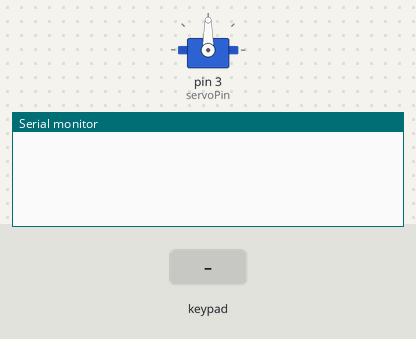
Recording of a sketch running on a simulated Arduino Uno, built with avr-gcc and run on an emulated ATmega328P. On the bench: servo, the last lines printed to the serial monitor. The test bench sets the inputs (shaded band).

Above: at 1.2 s.
1.3 s: key '1' pressed
At 2.2 s:
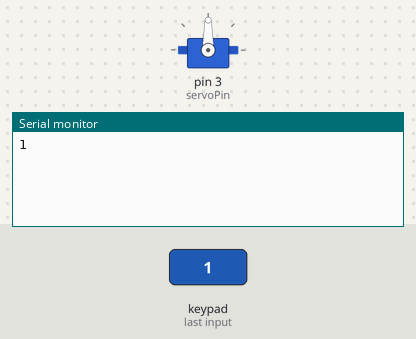
2.8 s: keypad keys 1 1 1 0 9 8 # pressed 0.4 s apart
At 5.7 s:
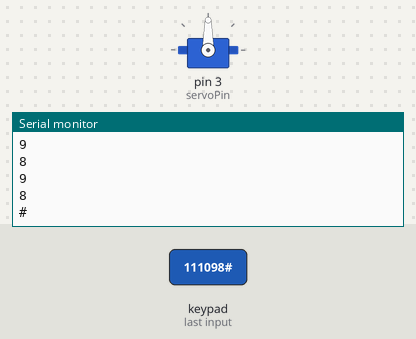
7.1 s: key 'B' pressed
At 8.3 s:
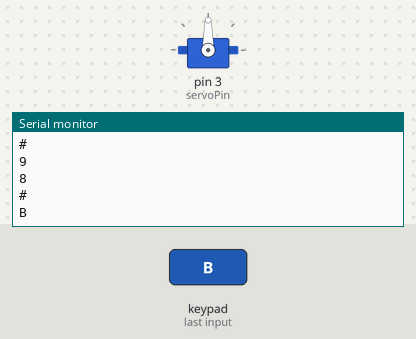
8.6 s: keypad keys 1 1 1 0 9 8 * pressed 0.4 s apart
At 12.0 s:
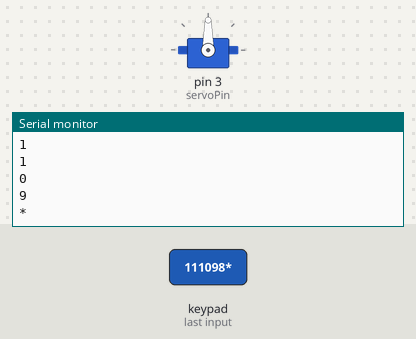
12.9 s: key 'C' pressed
At 13.9 s:
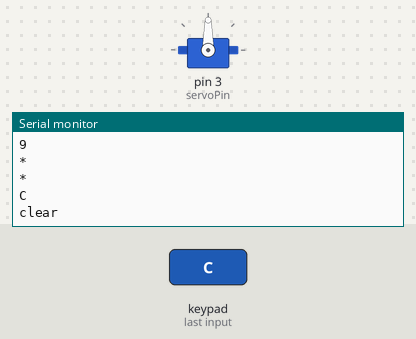
14.4 s: keypad keys 1 1 1 0 9 8 D pressed 0.4 s apart
At 17.9 s:
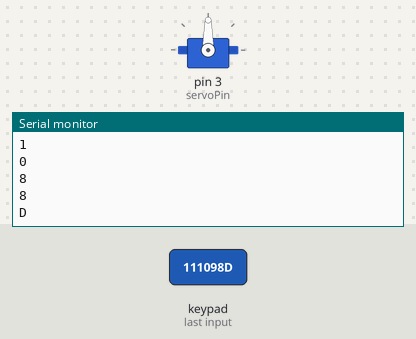
Timing chart, 0 to 19.4 s (numbered marks = the images above; inputs shaded):
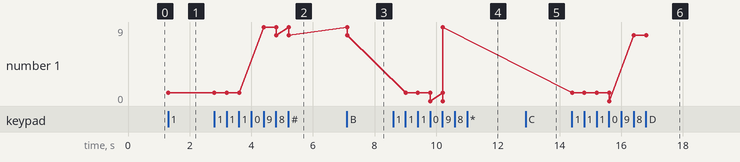

Measured:
- after the input at 1.3 s, the serial monitor: prints a new line at once (image 1)
- after the input at 2.8 s, the serial monitor: prints a new line after 1.6 s (image 2)
- after the input at 7.1 s, the serial monitor: prints a new line at once (image 3)
- after the input at 8.6 s, the serial monitor: prints a new line after 0.41 s (image 4)
- after the input at 12.9 s, the serial monitor: prints a new line at once (image 5)
- after the input at 14.4 s, the serial monitor: prints a new line at once (image 6)
- plotted number 1: 1 → 8 after the input at 2.8 s, 9 → 8 after the input at 14.4 s

The sketch:

keylock.ino
```cpp
#include <Servo.h> // Подклоючаем библиотеку Servo
#include <Keypad.h> // Подключаем библиотеку Keypad
const byte ROWS = 4; // 4 строки
const byte COLS = 4; // 4 столбца
char keys[ROWS][COLS] = {
  {'1','2','3','A'},
  {'4','5','6','B'},
  {'7','8','9','C'},
  {'*','0','#','D'}
};
int i =0;
byte rowPins[ROWS] = {11,10, 9, 8};
byte colPins[COLS] = {7, 6, 5, 4};
char password[4];
Keypad keypad = Keypad( makeKeymap(keys), rowPins, colPins, ROWS, COLS );
// Пин для сервопривода
int servoPin = 3;
// Создаем объект
Servo Servo1;

void setup() {
  // Нам нужно подключить сервопривод к используемому номеру пина
  Servo1.attach(servoPin);
  Serial.begin(9600);
}

void loop(){
  char key = keypad.getKey();
  if (key){
    if (key != 'A'){
    password[i] = key;
    ++i;
    if (i == 5){
      i = 0;
    }
    for(int a=0;a<i;++a){
       Serial.println(password[a]);
    }
  }
  }
  if (key == 'A'){
    if (password[0] == '1' and password[1] == '3' and password[2] == '3' and password[3] == '7'){
      //Serial.println(key); // Передаем название нажатой клавиши в сериал порт
      // 0 градусов
      Servo1.write(0);
      delay(1000);
      // 90 градусов
      Servo1.write(90);
      delay(1000);
    }
    i = 0;
  }
  if (key == 'C'){
    i = 0;
    Serial.println("clear");
  }

}
```
